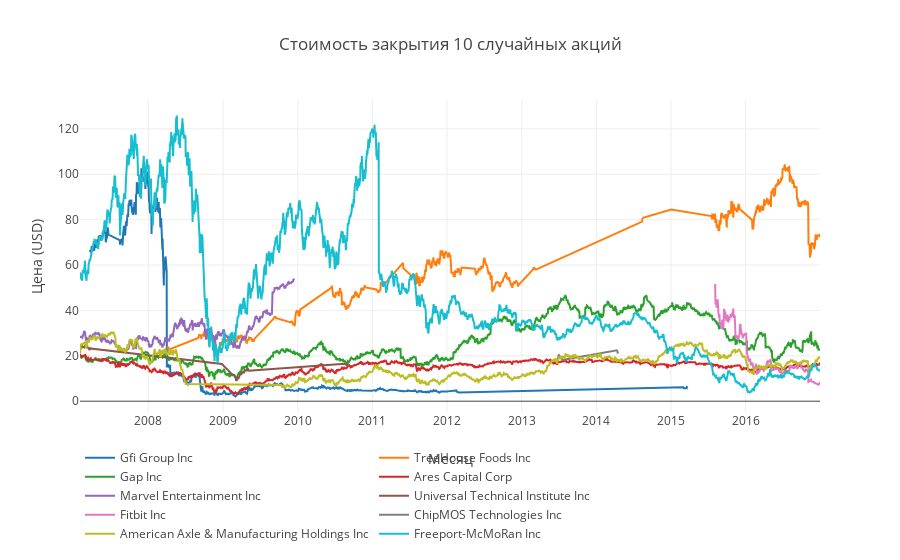

The cell this chart's notebook holds for it:
### Markdown cell above
Построим график случайных 10 компаний

### Code cell
data = []
for asset in np.random.choice(market_train_df['assetName'].unique(), 10):
    asset_df = market_train_df[(market_train_df['assetName'] == asset)]

    data.append(go.Scatter(
        x = asset_df['time'].dt.strftime(date_format='%Y-%m-%d').values,
        y = asset_df['close'].values,
        name = asset
    ))
layout = go.Layout(dict(title = "Стоимость закрытия 10 случайных акций",
                  xaxis = dict(title = 'Месяц'),
                  yaxis = dict(title = 'Цена (USD)'),
                  ),legend=dict(
                orientation="h"))
py.iplot(dict(data=data, layout=layout), filename='basic-line')

### Figure 1 — Plotly figure (JSON) as saved in the notebook; plotly's stock layout.template omitted (floating-point values rounded to 4 significant figures; data arrays with more than 128 entries replaced by an {"elided": "..."} marker saying what was removed)
{"data": [{"name": "Gfi Group Inc", "type": "scatter", "uid": "1a3a6370-9a75-4773-826c-bdc1bc066e9e", "x": {"elided": "1195 str values"}, "y": {"elided": "1195 float values"}}, {"name": "TreeHouse Foods Inc", "type": "scatter", "uid": "0fcf039b-22f3-4706-8464-29e07b8f5756", "x": {"elided": "1043 str values"}, "y": {"elided": "1043 float values"}}, {"name": "Gap Inc", "type": "scatter", "uid": "a0b2c4d7-6401-4fb1-9d98-63a2540f75ef", "x": {"elided": "2498 str values"}, "y": {"elided": "2498 float values"}}, {"name": "Ares Capital Corp", "type": "scatter", "uid": "22177ebc-a07f-4247-81c1-2c97d24f6fab", "x": {"elided": "2498 str values"}, "y": {"elided": "2498 float values"}}, {"name": "Marvel Entertainment Inc", "type": "scatter", "uid": "dc7fc50a-aa17-4050-b7a1-ef8ce7e22781", "x": {"elided": "725 str values"}, "y": {"elided": "725 float values"}}, {"name": "Universal Technical Institute Inc", "type": "scatter", "uid": "e7ef8f48-2cda-409d-8bc4-33d59516cf1a", "x": ["2007-02-01", "2007-02-02", "2007-02-05", "2007-02-06", "2007-02-07", "2007-02-08", "2007-02-09", "2007-02-12", "2007-02-13", "2007-02-14", "2007-02-15", "2007-02-16", "2007-02-20", "2007-02-21", "2007-02-22", "2007-02-23", "2007-02-26", "2007-02-27", "2007-02-28", "2007-03-01", "2007-03-02", "2007-03-05", "2007-03-06", "2007-03-07", "2007-03-08", "2007-03-09", "2007-03-12", "2007-03-13", "2007-03-14", "2007-03-15", "2007-03-16", "2007-03-19", "2007-03-20", "2007-03-21", "2007-03-22", "2007-03-23", "2007-03-26", "2008-12-26", "2009-02-12", "2009-02-13", "2009-02-17", "2009-02-18", "2009-02-19", "2009-02-20", "2009-02-23", "2009-02-24", "2009-02-25", "2009-02-26", "2009-02-27", "2009-03-02", "2009-03-03", "2009-03-04", "2009-03-05", "2009-03-06", "2009-03-09", "2009-03-10", "2009-03-11", "2009-03-12", "2009-03-13", "2009-03-16", "2009-03-17", "2009-03-18", "2009-03-19", "2009-03-20", "2009-03-23", "2009-03-24", "2009-03-25", "2009-03-26", "2009-03-27", "2009-03-30", "2009-03-31", "2009-04-01", "2009-04-02", "2009-04-03", "2009-04-06", "2009-04-07", "2009-04-08", "2009-04-09", "2009-04-13", "2009-04-14", "2009-04-15", "2009-04-16", "2009-04-17", "2009-04-20", "2009-04-21", "2009-04-22", "2009-04-23", "2009-04-24", "2009-04-27", "2009-04-28", "2009-04-29", "2009-04-30", "2009-05-01", "2009-05-04", "2009-05-05", "2009-05-06", "2010-08-20", "2010-08-23", "2010-08-24", "2010-08-25", "2010-08-26", "2010-08-27", "2010-08-30", "2010-08-31", "2010-09-01", "2010-09-02", "2010-09-03"], "y": [23.56, 23.75, 23.42, 23.56, 24.92, 23.5, 23.83, 24.08, 23.66, 23.5, 23.64, 23.87, 23.71, 23.78, 23.67, 24.22, 24.7, 24.0, 23.63, 23.93, 24.0, 23.89, 23.97, 23.92, 24.13, 24.18, 23.43, 23.25, 23.25, 23.29, 23.05, 22.78, 22.77, 23.1, 23.51, 23.59, 23.22, 16.37, 12.05, 11.97, 11.99, 11.97, 11.6, 11.67, 11.53, 11.53, 11.41, 10.98, 11.03, 10.72, 10.55, 10.01, 9.08, 9.16, 9.24, 9.72, 10.01, 10.29, 10.24, 9.78, 10.34, 10.47, 10.46, 10.35, 11.51, 11.41, 11.94, 12.33, 12.05, 11.6, 12.0, 12.01, 12.59, 12.44, 12.6, 12.31, 12.53, 12.86, 12.84, 12.74, 13.11, 13.64, 13.84, 13.68, 13.34, 13.63, 13.31, 13.77, 13.25, 13.72, 14.19, 14.24, 13.8, 13.92, 13.24, 13.41, 16.53, 16.5, 16.18, 16.42, 15.85, 16.3, 15.79, 15.45, 15.85, 16.3, 17.22]}, {"name": "Fitbit Inc", "type": "scatter", "uid": "6d998ef0-cce6-4fed-b407-375b31b9f1c1", "x": {"elided": "356 str values"}, "y": {"elided": "356 float values"}}, {"name": "ChipMOS Technologies Inc", "type": "scatter", "uid": "0cb41ebe-d6bd-40ba-8ed5-4a99a7b8ea14", "x": ["2013-06-19", "2013-06-20", "2013-06-21", "2013-06-24", "2013-06-25", "2013-06-26", "2013-06-27", "2013-06-28", "2013-07-01", "2013-07-02", "2013-07-03", "2013-07-05", "2013-07-08", "2013-07-09", "2013-07-10", "2013-07-11", "2013-07-12", "2013-07-15", "2013-07-16", "2013-07-17", "2013-07-18", "2014-04-11", "2014-04-14", "2014-04-15", "2014-04-16", "2014-04-17"], "y": [18.52, 18.05, 18.01, 18.18, 19.04, 19.11, 19.07, 19.35, 20.6, 20.2, 19.96, 19.78, 19.57, 18.88, 18.66, 19.01, 18.91, 18.79, 18.89, 18.31, 18.15, 22.45, 22.0, 21.03, 21.63, 21.61]}, {"name": "American Axle & Manufacturing Holdings Inc", "type": "scatter", "uid": "f9bbfbb0-e6f7-4832-b1b2-a22fda91488c", "x": {"elided": "2178 str values"}, "y": {"elided": "2178 float values"}}, {"name": "Freeport-McMoRan Inc", "type": "scatter", "uid": "5d3fc7cb-afd9-4f63-948a-6a1ff9e7017b", "x": {"elided": "2498 str values"}, "y": {"elided": "2498 float values"}}], "layout": {"legend": {"orientation": "h"}, "title": {"text": "Стоимость закрытия 10 случайных акций"}, "xaxis": {"title": {"text": "Месяц"}}, "yaxis": {"title": {"text": "Цена (USD)"}}}}
